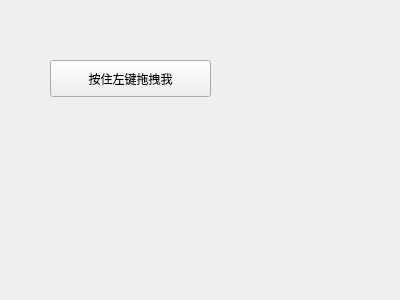
<?xml version="1.0" encoding="UTF-8"?>
<ui version="4.0">
 <class>Form</class>
 <widget class="QWidget" name="Form">
  <property name="geometry">
   <rect>
    <x>0</x>
    <y>0</y>
    <width>400</width>
    <height>300</height>
   </rect>
  </property>
  <property name="windowTitle">
   <string>Form</string>
  </property>
  <widget class="QPushButton" name="btn1">
   <property name="geometry">
    <rect>
     <x>50</x>
     <y>60</y>
     <width>161</width>
     <height>37</height>
    </rect>
   </property>
   <property name="text">
    <string>按住左键拖拽我</string>
   </property>
  </widget>
 </widget>
 <resources/>
 <connections/>
</ui>
